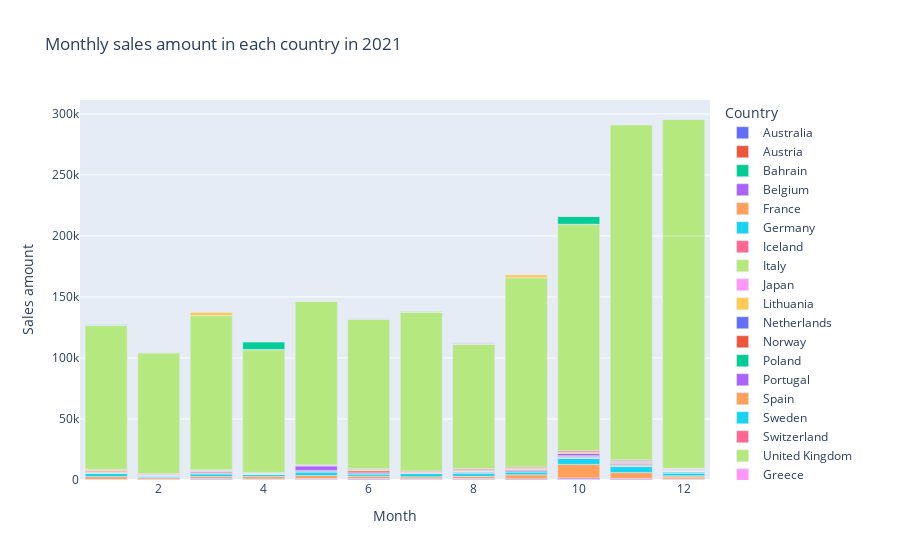

This figure's notebook cell:
### Code cell
# Grouping by 'Year', 'Month', and 'Country' and calculating the sum of 'Price'
sales_country = data.groupby(['Year', 'Month', 'Country'])['Price'].sum().reset_index()

# Plotting
import plotly.express as px
fig = px.bar(sales_country, x='Month', y='Price', color='Country',
             title='Monthly sales amount in each country in 2021')
fig.update_layout(xaxis_title='Month', yaxis_title='Sales amount')
fig.show()

import warnings
# Suppress DeprecationWarning related to distutils
warnings.filterwarnings("ignore", category=DeprecationWarning)

### Figure 1 — Plotly figure (JSON) as saved in the notebook; plotly's stock layout.template omitted (floating-point values rounded to 4 significant figures)
{"data": [{"alignmentgroup": "True", "hovertemplate": "Country=Australia<br>Month=%{x}<br>Price=%{y}<extra></extra>", "legendgroup": "Australia", "marker": {"color": "#636efa", "pattern": {"shape": ""}}, "name": "Australia", "offsetgroup": "Australia", "orientation": "v", "showlegend": true, "textposition": "auto", "type": "bar", "x": [12, 1, 2, 3, 4, 5, 6, 7, 8, 9, 10, 11], "xaxis": "x", "y": [124.1, 338.9, 265.7, 368.8, 390.6, 381.2, 370.4, 396.3, 243.0, 245.8, 396.1, 84.86], "yaxis": "y"}, {"alignmentgroup": "True", "hovertemplate": "Country=Austria<br>Month=%{x}<br>Price=%{y}<extra></extra>", "legendgroup": "Austria", "marker": {"color": "#EF553B", "pattern": {"shape": ""}}, "name": "Austria", "offsetgroup": "Austria", "orientation": "v", "showlegend": true, "textposition": "auto", "type": "bar", "x": [12, 2, 3, 4, 5, 7, 8, 10, 11, 12], "xaxis": "x", "y": [64.7, 110.6, 142.9, 163.2, 223.6, 195.5, 279.7, 187.2, 262.0, 64.58], "yaxis": "y"}, {"alignmentgroup": "True", "hovertemplate": "Country=Bahrain<br>Month=%{x}<br>Price=%{y}<extra></extra>", "legendgroup": "Bahrain", "marker": {"color": "#00cc96", "pattern": {"shape": ""}}, "name": "Bahrain", "offsetgroup": "Bahrain", "orientation": "v", "showlegend": true, "textposition": "auto", "type": "bar", "x": [12, 5], "xaxis": "x", "y": [3.81, 78.95], "yaxis": "y"}, {"alignmentgroup": "True", "hovertemplate": "Country=Belgium<br>Month=%{x}<br>Price=%{y}<extra></extra>", "legendgroup": "Belgium", "marker": {"color": "#ab63fa", "pattern": {"shape": ""}}, "name": "Belgium", "offsetgroup": "Belgium", "orientation": "v", "showlegend": true, "textposition": "auto", "type": "bar", "x": [12, 1, 2, 3, 4, 5, 6, 7, 8, 9, 10, 11, 12], "xaxis": "x", "y": [273.4, 199.9, 457.7, 631.2, 366.4, 502.3, 813.2, 473.4, 726.1, 683.0, 1054.0, 926.6, 265.7], "yaxis": "y"}, {"alignmentgroup": "True", "hovertemplate": "Country=France<br>Month=%{x}<br>Price=%{y}<extra></extra>", "legendgroup": "France", "marker": {"color": "#FFA15A", "pattern": {"shape": ""}}, "name": "France", "offsetgroup": "France", "orientation": "v", "showlegend": true, "textposition": "auto", "type": "bar", "x": [12, 1, 2, 3, 4, 5, 6, 7, 8, 9, 10, 11, 12], "xaxis": "x", "y": [1538.0, 2265.0, 1240.0, 1714.0, 2004.0, 2545.0, 1948.0, 1555.0, 1814.0, 3316.0, 11160.0, 4782.0, 1067.0], "yaxis": "y"}, {"alignmentgroup": "True", "hovertemplate": "Country=Germany<br>Month=%{x}<br>Price=%{y}<extra></extra>", "legendgroup": "Germany", "marker": {"color": "#19d3f3", "pattern": {"shape": ""}}, "name": "Germany", "offsetgroup": "Germany", "orientation": "v", "showlegend": true, "textposition": "auto", "type": "bar", "x": [12, 1, 2, 3, 4, 5, 6, 7, 8, 9, 10, 11, 12], "xaxis": "x", "y": [1960.0, 2516.0, 1152.0, 2078.0, 1810.0, 2955.0, 1950.0, 2726.0, 2634.0, 2446.0, 5019.0, 4929.0, 1324.0], "yaxis": "y"}, {"alignmentgroup": "True", "hovertemplate": "Country=Iceland<br>Month=%{x}<br>Price=%{y}<extra></extra>", "legendgroup": "Iceland", "marker": {"color": "#FF6692", "pattern": {"shape": ""}}, "name": "Iceland", "offsetgroup": "Iceland", "orientation": "v", "showlegend": true, "textposition": "auto", "type": "bar", "x": [12, 1, 4, 6, 8, 10, 12], "xaxis": "x", "y": [89.59, 73.17, 62.29, 53.62, 68.24, 120.8, 13.54], "yaxis": "y"}, {"alignmentgroup": "True", "hovertemplate": "Country=Italy<br>Month=%{x}<br>Price=%{y}<extra></extra>", "legendgroup": "Italy", "marker": {"color": "#B6E880", "pattern": {"shape": ""}}, "name": "Italy", "offsetgroup": "Italy", "orientation": "v", "showlegend": true, "textposition": "auto", "type": "bar", "x": [12, 1, 2, 3, 4, 5, 6, 7, 8, 9, 10, 11, 12], "xaxis": "x", "y": [207, 351.6, 53.5, 379.7, 43.62, 60.25, 79.77, 48.8, 418.6, 106.6, 678.6, 1084.0, 64.45], "yaxis": "y"}, {"alignmentgroup": "True", "hovertemplate": "Country=Japan<br>Month=%{x}<br>Price=%{y}<extra></extra>", "legendgroup": "Japan", "marker": {"color": "#FF97FF", "pattern": {"shape": ""}}, "name": "Japan", "offsetgroup": "Japan", "orientation": "v", "showlegend": true, "textposition": "auto", "type": "bar", "x": [12, 2, 3, 4, 5, 6, 7, 9, 10, 11], "xaxis": "x", "y": [123.5, 161.2, 36.15, 91.41, 31.5, 4.8, 73.64, 2.97, 32.82, 99.23], "yaxis": "y"}, {"alignmentgroup": "True", "hovertemplate": "Country=Lithuania<br>Month=%{x}<br>Price=%{y}<extra></extra>", "legendgroup": "Lithuania", "marker": {"color": "#FECB52", "pattern": {"shape": ""}}, "name": "Lithuania", "offsetgroup": "Lithuania", "orientation": "v", "showlegend": true, "textposition": "auto", "type": "bar", "x": [12], "xaxis": "x", "y": [99.44], "yaxis": "y"}, {"alignmentgroup": "True", "hovertemplate": "Country=Netherlands<br>Month=%{x}<br>Price=%{y}<extra></extra>", "legendgroup": "Netherlands", "marker": {"color": "#636efa", "pattern": {"shape": ""}}, "name": "Netherlands", "offsetgroup": "Netherlands", "orientation": "v", "showlegend": true, "textposition": "auto", "type": "bar", "x": [12, 1, 2, 3, 4, 5, 6, 7, 8, 9, 10, 11, 12], "xaxis": "x", "y": [161.7, 443.6, 421.1, 549.5, 54.93, 676.3, 801.3, 26.02, 606.3, 917.2, 784.6, 603.8, 201.4], "yaxis": "y"}, {"alignmentgroup": "True", "hovertemplate": "Country=Norway<br>Month=%{x}<br>Price=%{y}<extra></extra>", "legendgroup": "Norway", "marker": {"color": "#EF553B", "pattern": {"shape": ""}}, "name": "Norway", "offsetgroup": "Norway", "orientation": "v", "showlegend": true, "textposition": "auto", "type": "bar", "x": [12, 2, 3, 6, 7, 8, 9, 10, 11, 12], "xaxis": "x", "y": [238.8, 133.7, 974.7, 1521.0, 168.6, 408.6, 746.7, 511.4, 740.5, 218.4], "yaxis": "y"}, {"alignmentgroup": "True", "hovertemplate": "Country=Poland<br>Month=%{x}<br>Price=%{y}<extra></extra>", "legendgroup": "Poland", "marker": {"color": "#00cc96", "pattern": {"shape": ""}}, "name": "Poland", "offsetgroup": "Poland", "orientation": "v", "showlegend": true, "textposition": "auto", "type": "bar", "x": [12, 1, 2, 3, 4, 5, 6, 7, 8, 9, 11], "xaxis": "x", "y": [18.99, 96.04, 68.5, 30.92, 77.59, 299.7, 136.8, 158.1, 111.1, 188.8, 190.7], "yaxis": "y"}, {"alignmentgroup": "True", "hovertemplate": "Country=Portugal<br>Month=%{x}<br>Price=%{y}<extra></extra>", "legendgroup": "Portugal", "marker": {"color": "#ab63fa", "pattern": {"shape": ""}}, "name": "Portugal", "offsetgroup": "Portugal", "orientation": "v", "showlegend": true, "textposition": "auto", "type": "bar", "x": [12, 1, 2, 3, 4, 5, 6, 7, 8, 9, 10, 11, 12], "xaxis": "x", "y": [489.6, 411.9, 217.0, 334.9, 214.9, 3763.0, 165.8, 200.2, 51.56, 191.8, 1799.0, 557.1, 347.0], "yaxis": "y"}, {"alignmentgroup": "True", "hovertemplate": "Country=Spain<br>Month=%{x}<br>Price=%{y}<extra></extra>", "legendgroup": "Spain", "marker": {"color": "#FFA15A", "pattern": {"shape": ""}}, "name": "Spain", "offsetgroup": "Spain", "orientation": "v", "showlegend": true, "textposition": "auto", "type": "bar", "x": [12, 1, 2, 3, 4, 5, 6, 7, 8, 9, 10, 11, 12], "xaxis": "x", "y": [250.8, 1427.0, 450.9, 847.9, 396.6, 419.7, 797.3, 640.9, 880.0, 972.4, 1128.0, 1151.0, 129.6], "yaxis": "y"}, {"alignmentgroup": "True", "hovertemplate": "Country=Sweden<br>Month=%{x}<br>Price=%{y}<extra></extra>", "legendgroup": "Sweden", "marker": {"color": "#19d3f3", "pattern": {"shape": ""}}, "name": "Sweden", "offsetgroup": "Sweden", "orientation": "v", "showlegend": true, "textposition": "auto", "type": "bar", "x": [12, 1, 2, 3, 4, 5, 6, 7, 8, 9, 10, 11, 12], "xaxis": "x", "y": [42.32, 109.4, 62.91, 90.81, 179.6, 90.27, 174.9, 168.9, 230.2, 112.2, 133.4, 293.0, 5.95], "yaxis": "y"}, {"alignmentgroup": "True", "hovertemplate": "Country=Switzerland<br>Month=%{x}<br>Price=%{y}<extra></extra>", "legendgroup": "Switzerland", "marker": {"color": "#FF6692", "pattern": {"shape": ""}}, "name": "Switzerland", "offsetgroup": "Switzerland", "orientation": "v", "showlegend": true, "textposition": "auto", "type": "bar", "x": [12, 1, 2, 3, 4, 5, 6, 7, 8, 9, 10, 11], "xaxis": "x", "y": [146.0, 436.8, 492, 282.0, 384.7, 430.6, 481.8, 600.2, 886.8, 651.6, 1022.0, 802.0], "yaxis": "y"}, {"alignmentgroup": "True", "hovertemplate": "Country=United Kingdom<br>Month=%{x}<br>Price=%{y}<extra></extra>", "legendgroup": "United Kingdom", "marker": {"color": "#B6E880", "pattern": {"shape": ""}}, "name": "United Kingdom", "offsetgroup": "United Kingdom", "orientation": "v", "showlegend": true, "textposition": "auto", "type": "bar", "x": [12, 1, 2, 3, 4, 5, 6, 7, 8, 9, 10, 11, 12], "xaxis": "x", "y": [190400.0, 118000.0, 99010.0, 126300.0, 100500.0, 133800.0, 122600.0, 130100.0, 101600.0, 155000.0, 185400.0, 274500.0, 95610.0], "yaxis": "y"}, {"alignmentgroup": "True", "hovertemplate": "Country=Greece<br>Month=%{x}<br>Price=%{y}<extra></extra>", "legendgroup": "Greece", "marker": {"color": "#FF97FF", "pattern": {"shape": ""}}, "name": "Greece", "offsetgroup": "Greece", "orientation": "v", "showlegend": true, "textposition": "auto", "type": "bar", "x": [1, 3, 4, 7, 12], "xaxis": "x", "y": [207.4, 35.69, 161.8, 95.03, 163.4], "yaxis": "y"}, {"alignmentgroup": "True", "hovertemplate": "Country=Hong Kong<br>Month=%{x}<br>Price=%{y}<extra></extra>", "legendgroup": "Hong Kong", "marker": {"color": "#FECB52", "pattern": {"shape": ""}}, "name": "Hong Kong", "offsetgroup": "Hong Kong", "orientation": "v", "showlegend": true, "textposition": "auto", "type": "bar", "x": [1, 3, 4, 5, 6, 8, 9, 10, 11], "xaxis": "x", "y": [161.8, 2584.0, 113.4, 218.0, 59.44, 414.8, 2654.0, 118.5, 326.1], "yaxis": "y"}, {"alignmentgroup": "True", "hovertemplate": "Country=Israel<br>Month=%{x}<br>Price=%{y}<extra></extra>", "legendgroup": "Israel", "marker": {"color": "#636efa", "pattern": {"shape": ""}}, "name": "Israel", "offsetgroup": "Israel", "orientation": "v", "showlegend": true, "textposition": "auto", "type": "bar", "x": [1, 2, 4, 7, 8, 9, 10], "xaxis": "x", "y": [59.94, 46.8, 33.75, 64.61, 704.1, 72.85, 81.85], "yaxis": "y"}, {"alignmentgroup": "True", "hovertemplate": "Country=Lebanon<br>Month=%{x}<br>Price=%{y}<extra></extra>", "legendgroup": "Lebanon", "marker": {"color": "#EF553B", "pattern": {"shape": ""}}, "name": "Lebanon", "offsetgroup": "Lebanon", "orientation": "v", "showlegend": true, "textposition": "auto", "type": "bar", "x": [1], "xaxis": "x", "y": [242.4], "yaxis": "y"}, {"alignmentgroup": "True", "hovertemplate": "Country=Singapore<br>Month=%{x}<br>Price=%{y}<extra></extra>", "legendgroup": "Singapore", "marker": {"color": "#00cc96", "pattern": {"shape": ""}}, "name": "Singapore", "offsetgroup": "Singapore", "orientation": "v", "showlegend": true, "textposition": "auto", "type": "bar", "x": [1, 4, 7, 10], "xaxis": "x", "y": [263.3, 6219.0, 230.5, 6237.0], "yaxis": "y"}, {"alignmentgroup": "True", "hovertemplate": "Country=Saudi Arabia<br>Month=%{x}<br>Price=%{y}<extra></extra>", "legendgroup": "Saudi Arabia", "marker": {"color": "#ab63fa", "pattern": {"shape": ""}}, "name": "Saudi Arabia", "offsetgroup": "Saudi Arabia", "orientation": "v", "showlegend": true, "textposition": "auto", "type": "bar", "x": [2], "xaxis": "x", "y": [21.16], "yaxis": "y"}, {"alignmentgroup": "True", "hovertemplate": "Country=United Arab Emirates<br>Month=%{x}<br>Price=%{y}<extra></extra>", "legendgroup": "United Arab Emirates", "marker": {"color": "#FFA15A", "pattern": {"shape": ""}}, "name": "United Arab Emirates", "offsetgroup": "United Arab Emirates", "orientation": "v", "showlegend": true, "textposition": "auto", "type": "bar", "x": [2, 9], "xaxis": "x", "y": [77.57, 152.3], "yaxis": "y"}, {"alignmentgroup": "True", "hovertemplate": "Country=Brazil<br>Month=%{x}<br>Price=%{y}<extra></extra>", "legendgroup": "Brazil", "marker": {"color": "#19d3f3", "pattern": {"shape": ""}}, "name": "Brazil", "offsetgroup": "Brazil", "orientation": "v", "showlegend": true, "textposition": "auto", "type": "bar", "x": [4], "xaxis": "x", "y": [142.6], "yaxis": "y"}, {"alignmentgroup": "True", "hovertemplate": "Country=USA<br>Month=%{x}<br>Price=%{y}<extra></extra>", "legendgroup": "USA", "marker": {"color": "#FF6692", "pattern": {"shape": ""}}, "name": "USA", "offsetgroup": "USA", "orientation": "v", "showlegend": true, "textposition": "auto", "type": "bar", "x": [4, 10, 12], "xaxis": "x", "y": [74.2, 282.6, 56.46], "yaxis": "y"}, {"alignmentgroup": "True", "hovertemplate": "Country=Unspecified<br>Month=%{x}<br>Price=%{y}<extra></extra>", "legendgroup": "Unspecified", "marker": {"color": "#B6E880", "pattern": {"shape": ""}}, "name": "Unspecified", "offsetgroup": "Unspecified", "orientation": "v", "showlegend": true, "textposition": "auto", "type": "bar", "x": [4, 5, 6, 7, 8, 9, 11], "xaxis": "x", "y": [36.5, 127.3, 42.1, 622, 146.5, 105.9, 116.1], "yaxis": "y"}, {"alignmentgroup": "True", "hovertemplate": "Country=Malta<br>Month=%{x}<br>Price=%{y}<extra></extra>", "legendgroup": "Malta", "marker": {"color": "#FF97FF", "pattern": {"shape": ""}}, "name": "Malta", "offsetgroup": "Malta", "orientation": "v", "showlegend": true, "textposition": "auto", "type": "bar", "x": [6, 8, 11], "xaxis": "x", "y": [167.3, 262.0, 115.9], "yaxis": "y"}, {"alignmentgroup": "True", "hovertemplate": "Country=RSA<br>Month=%{x}<br>Price=%{y}<extra></extra>", "legendgroup": "RSA", "marker": {"color": "#FECB52", "pattern": {"shape": ""}}, "name": "RSA", "offsetgroup": "RSA", "orientation": "v", "showlegend": true, "textposition": "auto", "type": "bar", "x": [10], "xaxis": "x", "y": [248.1], "yaxis": "y"}], "layout": {"barmode": "relative", "legend": {"title": {"text": "Country"}, "tracegroupgap": 0}, "title": {"text": "Monthly sales amount in each country in 2021"}, "xaxis": {"anchor": "y", "domain": [0, 1], "title": {"text": "Month"}}, "yaxis": {"anchor": "x", "domain": [0, 1], "title": {"text": "Sales amount"}}}}
